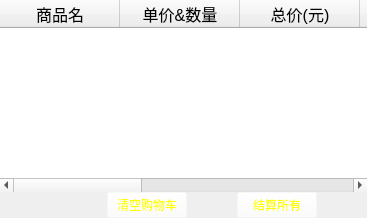
              <widget class="QWidget" name="cart">
               <layout class="QHBoxLayout" name="horizontalLayout_7">
                <property name="spacing">
                 <number>0</number>
                </property>
                <property name="leftMargin">
                 <number>0</number>
                </property>
                <property name="topMargin">
                 <number>0</number>
                </property>
                <property name="rightMargin">
                 <number>0</number>
                </property>
                <property name="bottomMargin">
                 <number>0</number>
                </property>
                <item>
                 <layout class="QVBoxLayout" name="verticalLayout_3">
                  <property name="spacing">
                   <number>0</number>
                  </property>
                  <item>
                   <widget class="QTableWidget" name="tableWidget_2">
                    <property name="enabled">
                     <bool>true</bool>
                    </property>
                    <property name="font">
                     <font>
                      <pointsize>12</pointsize>
                     </font>
                    </property>
                    <property name="whatsThis">
                     <string>&lt;html&gt;&lt;head/&gt;&lt;body&gt;&lt;p&gt;&lt;br/&gt;&lt;/p&gt;&lt;/body&gt;&lt;/html&gt;</string>
                    </property>
                    <property name="layoutDirection">
                     <enum>Qt::LeftToRight</enum>
                    </property>
                    <property name="styleSheet">
                     <string notr="true">QTableWidget{
 	border-radius:0px;
}
QTableWidget:item{
	border-bottom:1px dotted;
	color: rgb(0, 0, 0);
}
</string>
                    </property>
                    <property name="horizontalScrollBarPolicy">
                     <enum>Qt::ScrollBarAsNeeded</enum>
                    </property>
                    <property name="editTriggers">
                     <set>QAbstractItemView::NoEditTriggers</set>
                    </property>
                    <property name="tabKeyNavigation">
                     <bool>true</bool>
                    </property>
                    <property name="showDropIndicator" stdset="0">
                     <bool>true</bool>
                    </property>
                    <property name="alternatingRowColors">
                     <bool>false</bool>
                    </property>
                    <property name="textElideMode">
                     <enum>Qt::ElideLeft</enum>
                    </property>
                    <property name="showGrid">
                     <bool>false</bool>
                    </property>
                    <attribute name="horizontalHeaderCascadingSectionResizes">
                     <bool>false</bool>
                    </attribute>
                    <attribute name="horizontalHeaderDefaultSectionSize">
                     <number>120</number>
                    </attribute>
                    <attribute name="horizontalHeaderHighlightSections">
                     <bool>true</bool>
                    </attribute>
                    <attribute name="horizontalHeaderShowSortIndicator" stdset="0">
                     <bool>false</bool>
                    </attribute>
                    <attribute name="horizontalHeaderStretchLastSection">
                     <bool>true</bool>
                    </attribute>
                    <attribute name="verticalHeaderVisible">
                     <bool>false</bool>
                    </attribute>
                    <column>
                     <property name="text">
                      <string>商品名</string>
                     </property>
                    </column>
                    <column>
                     <property name="text">
                      <string>单价&amp;数量</string>
                     </property>
                    </column>
                    <column>
                     <property name="text">
                      <string>总价(元)</string>
                     </property>
                    </column>
                    <column>
                     <property name="text">
                      <string>商家</string>
                     </property>
                    </column>
                    <column>
                     <property name="text">
                      <string>类型</string>
                     </property>
                    </column>
                    <column>
                     <property name="text">
                      <string>商品简介</string>
                     </property>
                    </column>
                    <column>
                     <property name="text">
                      <string>添加时间</string>
                     </property>
                    </column>
                    <column>
                     <property name="text">
                      <string/>
                     </property>
                    </column>
                   </widget>
                  </item>
                  <item>
                   <layout class="QHBoxLayout" name="horizontalLayout_6">
                    <item>
                     <widget class="QLabel" name="label">
                      <property name="styleSheet">
                       <string notr="true">background-color: rgba(255, 255, 255, 0);
color: rgb(255, 0, 0);</string>
                      </property>
                      <property name="text">
                       <string/>
                      </property>
                      <property name="alignment">
                       <set>Qt::AlignCenter</set>
                      </property>
                     </widget>
                    </item>
                    <item>
                     <layout class="QHBoxLayout" name="horizontalLayout_5">
                      <property name="spacing">
                       <number>50</number>
                      </property>
                      <property name="leftMargin">
                       <number>100</number>
                      </property>
                      <property name="rightMargin">
                       <number>50</number>
                      </property>
                      <item>
                       <widget class="QPushButton" name="pushButton_5">
                        <property name="font">
                         <font>
                          <bold>false</bold>
                          <strikeout>false</strikeout>
                         </font>
                        </property>
                        <property name="toolTip">
                         <string>没事了别装b(*￣3￣)╭</string>
                        </property>
                        <property name="toolTipDuration">
                         <number>-2</number>
                        </property>
                        <property name="styleSheet">
                         <string notr="true">QPushButton{
	color: rgb(255, 255, 0);
	background-color: rgba(255, 255, 255, 0);
}
QPushButton:hover{
	color: rgb(255, 249, 164);
}
QPushButton:pressed{
	color: rgb(245, 255, 64);
}</string>
                        </property>
                        <property name="text">
                         <string>清空购物车</string>
                        </property>
                       </widget>
                      </item>
                      <item>
                       <widget class="QPushButton" name="pushButton_4">
                        <property name="toolTip">
                         <string>all in all in（￣︶￣）↗　</string>
                        </property>
                        <property name="toolTipDuration">
                         <number>-2</number>
                        </property>
                        <property name="styleSheet">
                         <string notr="true">QPushButton{
	color: rgb(255, 255, 0);
	background-color: rgba(255, 255, 255, 0);
}
QPushButton:hover{
	color: rgb(255, 249, 164);
}
QPushButton:pressed{
	color: rgb(245, 255, 64);
}</string>
                        </property>
                        <property name="text">
                         <string>结算所有</string>
                        </property>
                       </widget>
                      </item>
                     </layout>
                    </item>
                   </layout>
                  </item>
                 </layout>
                </item>
               </layout>
              </widget>
